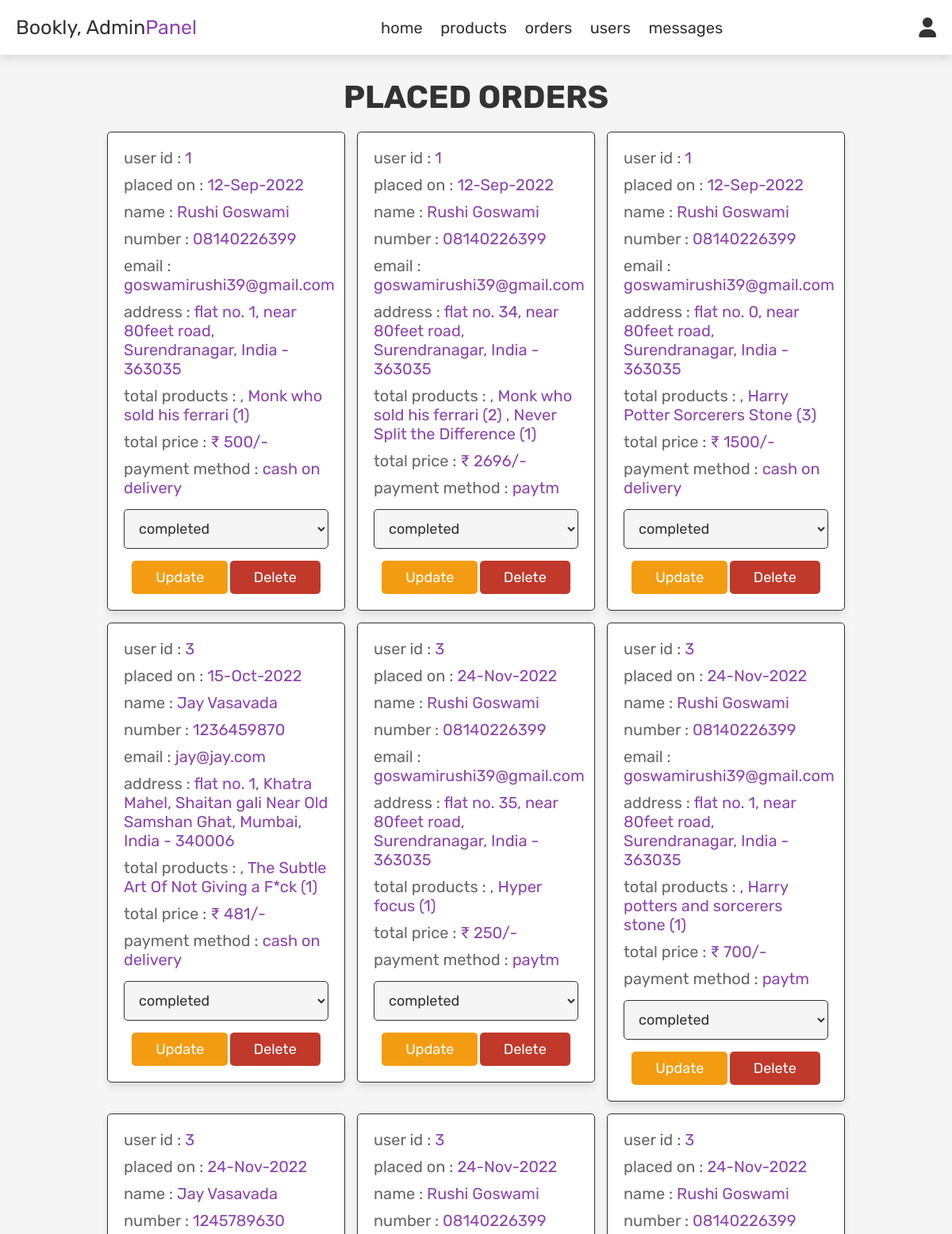
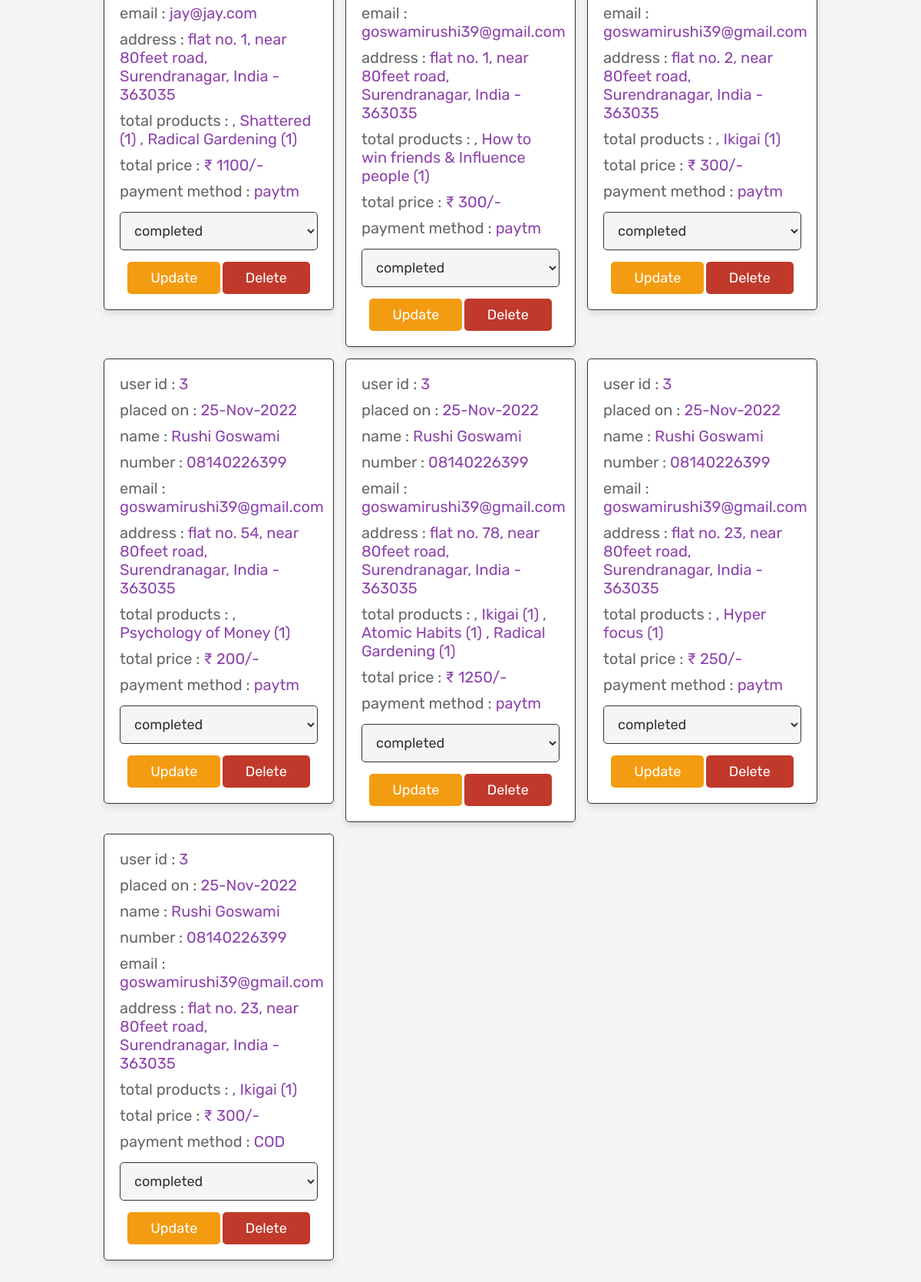
Screenshot of /admin_orders.php (signed in) with the database file from the repository (2 pictures, top to bottom).
### tables this page shows
CREATE TABLE `orders` (
  `id` int(100) NOT NULL,
  `user_id` int(100) NOT NULL,
  `name` varchar(100) NOT NULL,
  `number` varchar(12) NOT NULL,
  `email` varchar(100) NOT NULL,
  `method` varchar(50) NOT NULL,
  `address` varchar(500) NOT NULL,
  `total_products` varchar(1000) NOT NULL,
  `total_price` int(100) NOT NULL,
  `placed_on` varchar(50) NOT NULL,
  `payment_status` varchar(20) NOT NULL DEFAULT 'pending'
);

### admin_orders.php (the view, shortened to what this page needs)
<?php
include 'config.php';
?>
<!DOCTYPE html>
<html lang="en">
<head>
   <link rel="stylesheet" href="https://cdnjs.cloudflare.com/ajax/libs/font-awesome/6.0.0/css/all.min.css">
   <link rel="stylesheet" href="css/admin_style.css">
</head>
<body>
   <?php include 'admin_header.php'; ?>
   <section class="orders">
      <h1 class="title">placed orders</h1>
      <div class="box-container">
         <?php
         $select_orders = mysqli_query($conn, "SELECT * FROM `orders`") or die('query failed');
         if (mysqli_num_rows($select_orders) > 0) {
            while ($fetch_orders = mysqli_fetch_assoc($select_orders)) {
         ?>
               <div class="box">
                  <p> user id : <span><?php echo $fetch_orders['user_id']; ?></span> </p>
                  <p> placed on : <span><?php echo $fetch_orders['placed_on']; ?></span> </p>
                  <p> name : <span><?php echo $fetch_orders['name']; ?></span> </p>
                  <p> number : <span><?php echo $fetch_orders['number']; ?></span> </p>
                  <p> email : <span><?php echo $fetch_orders['email']; ?></span> </p>
                  <p> address : <span><?php echo $fetch_orders['address']; ?></span> </p>
                  <p> total products : <span><?php echo $fetch_orders['total_products']; ?></span> </p>
                  <p> total price : <span>&#8377; <?php echo $fetch_orders['total_price']; ?>/-</span> </p>
                  <p> payment method : <span><?php echo $fetch_orders['method']; ?></span> </p>
                  <form action="" method="post">
                     <select name="update_payment">
                        <option value="" selected disabled><?php echo $fetch_orders['payment_status']; ?></option>
                     </select>
                     <input type="submit" value="update" name="update_order" class="option-btn">
                     <a href="admin_orders.php?delete=<?php echo $fetch_orders['id']; ?>" onclick="return confirm('delete this order?');" class="delete-btn">delete</a>
                  </form>
               </div>
         <?php
            }
         } else {
            echo '<p class="empty">no orders placed yet!</p>';
         }
         ?>
      </div>
   </section>
</body>
</html>

### css/admin_style.css (style rules this page uses)
:root { --purple:#8e44ad; --red:#c0392b; --orange:#f39c12; --black:#333; --white:#fff; --light-color:#666; --light-white:#ccc; --light-bg:#f5f5f5; --border:.1rem solid var(--black); --box-shadow:0 .5rem 1rem rgba(0,0,0,.1); }
* { font-family: 'Rubik', sans-serif; margin:0; padding:0; box-sizing: border-box; outline: none; border:none; text-decoration: none; transition:all .2s linear; }
html { font-size: 62.5%; overflow-x: hidden; }
body { background-color: var(--light-bg); }
section { padding:3rem 2rem; }
.title { text-align: center; margin-bottom: 2rem; text-transform: uppercase; color:var(--black); font-size: 4rem; }
.btn, .option-btn, .delete-btn, .white-btn { display: inline-block; margin-top: 1rem; padding:1rem 3rem; cursor: pointer; color:var(--white); font-size: 1.8rem; border-radius: .5rem; text-transform: capitalize; }
.option-btn { background-color: var(--orange); }
.delete-btn { background-color: var(--red); }
.orders .box-container { display: grid; grid-template-columns: repeat(auto-fit, 30rem); justify-content: center; gap:1.5rem; max-width: 1200px; margin:0 auto; align-items: flex-start; }
.orders .box-container .box { background-color: var(--white); padding:2rem; border:var(--border); box-shadow: var(--box-shadow); border-radius: .5rem; }
.orders .box-container .box p { padding-bottom: 1rem; font-size: 2rem; color:var(--light-color); }
.orders .box-container .box p span { color:var(--purple); }
.orders .box-container .box form { text-align: center; }
.orders .box-container .box form select { border-radius: .5rem; margin:.5rem 0; width: 100%; background-color: var(--light-bg); border:var(--border); padding:1.2rem 1.4rem; font-size: 1.8rem; color:var(--black); }

### rows the page displays
orders: user "1", placed_on "12-Sep-2022", name "Rushi Goswami", number "08140226399", email "goswamirushi39@gmail.com", address "flat no. 1, near 80feet road, Surendranagar, India - 363035", total_products ", Monk who sold his ferrari (1)", total_price "500", method "cash on delivery", update_payment "completed"
orders: user "1", placed_on "12-Sep-2022", name "Rushi Goswami", number "08140226399", email "goswamirushi39@gmail.com", address "flat no. 34, near 80feet road, Surendranagar, India - 363035", total_products ", Monk who sold his ferrari (2) , Never Split the Difference (1)", total_price "2696", method "paytm", update_payment "completed"
orders: user "1", placed_on "12-Sep-2022", name "Rushi Goswami", number "08140226399", email "goswamirushi39@gmail.com", address "flat no. 0, near 80feet road, Surendranagar, India - 363035", total_products ", Harry Potter Sorcerers Stone (3)", total_price "1500", method "cash on delivery", update_payment "completed"
orders: user "3", placed_on "15-Oct-2022", name "Jay Vasavada", number "1236459870", email "jay@jay.com", address "flat no. 1, Khatra Mahel, Shaitan gali Near Old Samshan Ghat, Mumbai, India - 340006", total_products ", The Subtle Art Of Not Giving a F*ck (1)", total_price "481", method "cash on delivery", update_payment "completed"
orders: user "3", placed_on "24-Nov-2022", name "Rushi Goswami", number "08140226399", email "goswamirushi39@gmail.com", address "flat no. 35, near 80feet road, Surendranagar, India - 363035", total_products ", Hyper focus (1)", total_price "250", method "paytm", update_payment "completed"
orders: user "3", placed_on "24-Nov-2022", name "Rushi Goswami", number "08140226399", email "goswamirushi39@gmail.com", address "flat no. 1, near 80feet road, Surendranagar, India - 363035", total_products ", Harry potters and sorcerers stone (1)", total_price "700", method "paytm", update_payment "completed"
orders: user "3", placed_on "24-Nov-2022", name "Jay Vasavada", number "1245789630", email "jay@jay.com", address "flat no. 1, near 80feet road, Surendranagar, India - 363035", total_products ", Shattered (1) , Radical Gardening (1)", total_price "1100", method "paytm", update_payment "completed"
orders: user "3", placed_on "24-Nov-2022", name "Rushi Goswami", number "08140226399", email "goswamirushi39@gmail.com", address "flat no. 1, near 80feet road, Surendranagar, India - 363035", total_products ", How to win friends & Influence people (1)", total_price "300", method "paytm", update_payment "completed"
orders: user "3", placed_on "24-Nov-2022", name "Rushi Goswami", number "08140226399", email "goswamirushi39@gmail.com", address "flat no. 2, near 80feet road, Surendranagar, India - 363035", total_products ", Ikigai (1)", total_price "300", method "paytm", update_payment "completed"
orders: user "3", placed_on "25-Nov-2022", name "Rushi Goswami", number "08140226399", email "goswamirushi39@gmail.com", address "flat no. 54, near 80feet road, Surendranagar, India - 363035", total_products ", Psychology of Money (1)", total_price "200", method "paytm", update_payment "completed"
orders: user "3", placed_on "25-Nov-2022", name "Rushi Goswami", number "08140226399", email "goswamirushi39@gmail.com", address "flat no. 78, near 80feet road, Surendranagar, India - 363035", total_products ", Ikigai (1) , Atomic Habits (1) , Radical Gardening (1)", total_price "1250", method "paytm", update_payment "completed"
orders: user "3", placed_on "25-Nov-2022", name "Rushi Goswami", number "08140226399", email "goswamirushi39@gmail.com", address "flat no. 23, near 80feet road, Surendranagar, India - 363035", total_products ", Hyper focus (1)", total_price "250", method "paytm", update_payment "completed"
orders: user "3", placed_on "25-Nov-2022", name "Rushi Goswami", number "08140226399", email "goswamirushi39@gmail.com", address "flat no. 23, near 80feet road, Surendranagar, India - 363035", total_products ", Ikigai (1)", total_price "300", method "COD", update_payment "completed"
